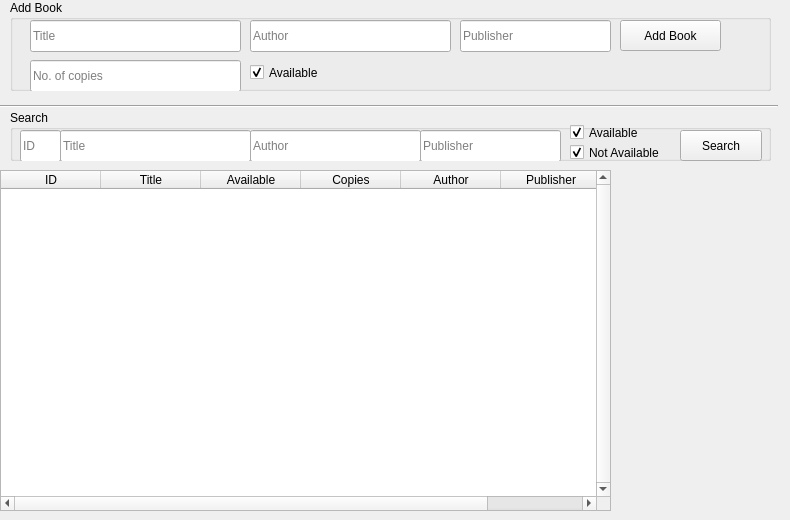
    <widget class="QWidget" name="books_tab">
     <attribute name="icon">
      <iconset>
       <normaloff>img/book.png</normaloff>img/book.png</iconset>
     </attribute>
     <attribute name="title">
      <string>Books</string>
     </attribute>
     <widget class="QGroupBox" name="groupBox_4">
      <property name="geometry">
       <rect>
        <x>10</x>
        <y>0</y>
        <width>761</width>
        <height>91</height>
       </rect>
      </property>
      <property name="title">
       <string>Add Book</string>
      </property>
      <widget class="QPushButton" name="book_add_btn">
       <property name="geometry">
        <rect>
         <x>610</x>
         <y>20</y>
         <width>101</width>
         <height>31</height>
        </rect>
       </property>
       <property name="text">
        <string>Add Book</string>
       </property>
       <property name="autoDefault">
        <bool>true</bool>
       </property>
      </widget>
      <widget class="QLineEdit" name="book_add_copies">
       <property name="geometry">
        <rect>
         <x>20</x>
         <y>60</y>
         <width>211</width>
         <height>32</height>
        </rect>
       </property>
       <property name="inputMethodHints">
        <set>Qt::ImhDigitsOnly</set>
       </property>
       <property name="text">
        <string/>
       </property>
       <property name="placeholderText">
        <string>No. of copies</string>
       </property>
      </widget>
      <widget class="QLineEdit" name="book_add_title">
       <property name="geometry">
        <rect>
         <x>20</x>
         <y>20</y>
         <width>211</width>
         <height>32</height>
        </rect>
       </property>
       <property name="placeholderText">
        <string>Title</string>
       </property>
      </widget>
      <widget class="QLineEdit" name="book_add_author">
       <property name="geometry">
        <rect>
         <x>240</x>
         <y>20</y>
         <width>201</width>
         <height>32</height>
        </rect>
       </property>
       <property name="inputMethodHints">
        <set>Qt::ImhNone</set>
       </property>
       <property name="placeholderText">
        <string>Author</string>
       </property>
      </widget>
      <widget class="QLineEdit" name="book_add_publisher">
       <property name="geometry">
        <rect>
         <x>450</x>
         <y>20</y>
         <width>151</width>
         <height>32</height>
        </rect>
       </property>
       <property name="inputMethodHints">
        <set>Qt::ImhNone</set>
       </property>
       <property name="placeholderText">
        <string>Publisher</string>
       </property>
      </widget>
      <widget class="QLabel" name="book_add_error">
       <property name="geometry">
        <rect>
         <x>520</x>
         <y>60</y>
         <width>231</width>
         <height>31</height>
        </rect>
       </property>
       <property name="font">
        <font>
         <pointsize>12</pointsize>
         <weight>75</weight>
         <bold>true</bold>
        </font>
       </property>
       <property name="styleSheet">
        <string notr="true">QLabel {
color:rgb(255, 0, 0);
}</string>
       </property>
       <property name="text">
        <string/>
       </property>
       <property name="textFormat">
        <enum>Qt::RichText</enum>
       </property>
      </widget>
      <widget class="QCheckBox" name="book_add_available">
       <property name="geometry">
        <rect>
         <x>240</x>
         <y>60</y>
         <width>91</width>
         <height>25</height>
        </rect>
       </property>
       <property name="text">
        <string>Available</string>
       </property>
       <property name="checked">
        <bool>true</bool>
       </property>
      </widget>
     </widget>
     <widget class="QTableWidget" name="books_table">
      <property name="geometry">
       <rect>
        <x>0</x>
        <y>170</y>
        <width>611</width>
        <height>341</height>
       </rect>
      </property>
      <property name="verticalScrollBarPolicy">
       <enum>Qt::ScrollBarAlwaysOn</enum>
      </property>
      <property name="selectionMode">
       <enum>QAbstractItemView::SingleSelection</enum>
      </property>
      <property name="selectionBehavior">
       <enum>QAbstractItemView::SelectRows</enum>
      </property>
      <property name="verticalScrollMode">
       <enum>QAbstractItemView::ScrollPerItem</enum>
      </property>
      <attribute name="verticalHeaderVisible">
       <bool>false</bool>
      </attribute>
      <column>
       <property name="text">
        <string>ID</string>
       </property>
      </column>
      <column>
       <property name="text">
        <string>Title</string>
       </property>
      </column>
      <column>
       <property name="text">
        <string>Available</string>
       </property>
      </column>
      <column>
       <property name="text">
        <string>Copies</string>
       </property>
      </column>
      <column>
       <property name="text">
        <string>Author</string>
       </property>
      </column>
      <column>
       <property name="text">
        <string>Publisher</string>
       </property>
      </column>
     </widget>
     <widget class="QGroupBox" name="groupBox_2">
      <property name="geometry">
       <rect>
        <x>10</x>
        <y>110</y>
        <width>761</width>
        <height>51</height>
       </rect>
      </property>
      <property name="title">
       <string>Search</string>
      </property>
      <widget class="QPushButton" name="book_search_btn">
       <property name="geometry">
        <rect>
         <x>670</x>
         <y>20</y>
         <width>82</width>
         <height>31</height>
        </rect>
       </property>
       <property name="text">
        <string>Search</string>
       </property>
       <property name="autoDefault">
        <bool>true</bool>
       </property>
      </widget>
      <widget class="QLineEdit" name="book_search_id">
       <property name="geometry">
        <rect>
         <x>10</x>
         <y>20</y>
         <width>41</width>
         <height>32</height>
        </rect>
       </property>
       <property name="inputMethodHints">
        <set>Qt::ImhDigitsOnly</set>
       </property>
       <property name="placeholderText">
        <string>ID</string>
       </property>
      </widget>
      <widget class="QLineEdit" name="book_search_title">
       <property name="geometry">
        <rect>
         <x>50</x>
         <y>20</y>
         <width>191</width>
         <height>32</height>
        </rect>
       </property>
       <property name="placeholderText">
        <string>Title</string>
       </property>
      </widget>
      <widget class="QLineEdit" name="book_search_author">
       <property name="geometry">
        <rect>
         <x>240</x>
         <y>20</y>
         <width>171</width>
         <height>32</height>
        </rect>
       </property>
       <property name="inputMethodHints">
        <set>Qt::ImhNone</set>
       </property>
       <property name="placeholderText">
        <string>Author</string>
       </property>
      </widget>
      <widget class="QLineEdit" name="book_search_publisher">
       <property name="geometry">
        <rect>
         <x>410</x>
         <y>20</y>
         <width>141</width>
         <height>32</height>
        </rect>
       </property>
       <property name="inputMethodHints">
        <set>Qt::ImhNone</set>
       </property>
       <property name="placeholderText">
        <string>Publisher</string>
       </property>
      </widget>
      <widget class="QCheckBox" name="book_search_available">
       <property name="geometry">
        <rect>
         <x>560</x>
         <y>10</y>
         <width>91</width>
         <height>25</height>
        </rect>
       </property>
       <property name="text">
        <string>Available</string>
       </property>
       <property name="checked">
        <bool>true</bool>
       </property>
      </widget>
      <widget class="QCheckBox" name="book_search_not_available">
       <property name="geometry">
        <rect>
         <x>560</x>
         <y>30</y>
         <width>111</width>
         <height>25</height>
        </rect>
       </property>
       <property name="text">
        <string>Not Available</string>
       </property>
       <property name="checked">
        <bool>true</bool>
       </property>
      </widget>
     </widget>
     <widget class="Line" name="line_2">
      <property name="geometry">
       <rect>
        <x>-3</x>
        <y>96</y>
        <width>781</width>
        <height>20</height>
       </rect>
      </property>
      <property name="orientation">
       <enum>Qt::Horizontal</enum>
      </property>
     </widget>
    </widget>
